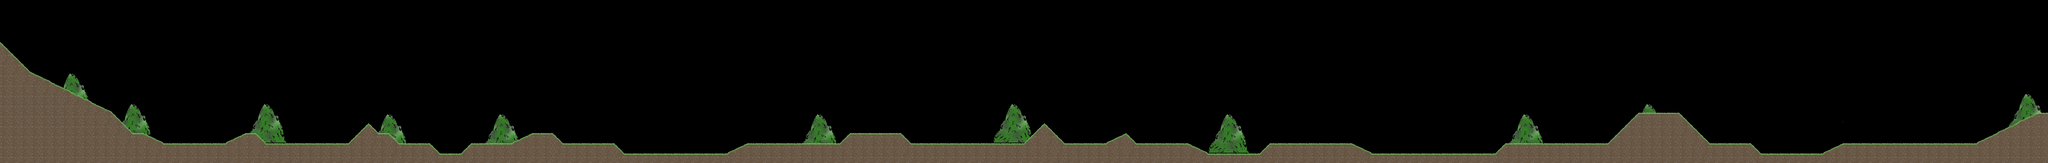

Below is a game level as drawn by its tile map, then a one-line description and the .tmx that defines it (tile-layer data replaced by summaries):
An orthogonal 200x16 tile map with 64x64 px tiles, 2 tile layers (Tile BG, Tile FG), 3 tilesets and 63 objects (16x bird, 15x star, 14x cloud, 9x plane, 3x checkpoint, ...).

<map version="1.0" orientation="orthogonal" width="200" height="16" tilewidth="64" tileheight="64">
 <tileset firstgid="1" name="tileset" tilewidth="64" tileheight="64">
  <image source="tileset.png" />
 </tileset>
 <tileset firstgid="33" source="tilesheet.tsx" />
 <tileset firstgid="69" source="mountain.tsx" />
 <layer name="Tile BG" width="200" height="16">
  <data>[3200 cells, 189 non-empty, 17 distinct tile ids]</data>
 </layer>
 <layer name="Tile FG" width="200" height="16">
  <data>[3200 cells, 645 non-empty, 18 distinct tile ids]</data>
 </layer>
 <objectgroup name="Objects" width="200" height="16">
  <object name="spawn" type="spawn" x="640" y="386" width="62" height="62" />
  <object name="cloudH" type="cloud" x="1666" y="364" width="196" height="128">
   <properties>
    <property name="neutral" value="1" />
   </properties>
  </object>
  <object name="cloudT" type="cloud" x="2294" y="116" width="196" height="128">
   <properties>
    <property name="neutral" value="7" />
   </properties>
  </object>
  <object name="star" type="star" x="3080" y="126" width="64" height="60">
   <properties>
    <property name="delay" value="480" />
   </properties>
  </object>
  <object name="star" type="star" x="3140" y="134" width="64" height="60">
   <properties>
    <property name="delay" value="460" />
   </properties>
  </object>
  <object name="star" type="star" x="3204" y="130" width="64" height="60">
   <properties>
    <property name="delay" value="440" />
   </properties>
  </object>
  <object name="star" type="star" x="2944" y="130" width="64" height="60">
   <properties>
    <property name="delay" value="520" />
   </properties>
  </object>
  <object name="star" type="star" x="3012" y="130" width="64" height="60">
   <properties>
    <property name="delay" value="500" />
   </properties>
  </object>
  <object name="star" type="star" x="4100" y="138" width="64" height="60">
   <properties>
    <property name="delay" value="190" />
   </properties>
  </object>
  <object name="star" type="star" x="4036" y="138" width="64" height="60">
   <properties>
    <property name="delay" value="270" />
   </properties>
  </object>
  <object name="star" type="star" x="3972" y="138" width="64" height="60">
   <properties>
    <property name="delay" value="350" />
   </properties>
  </object>
  <object name="star" type="star" x="3904" y="134" width="64" height="60">
   <properties>
    <property name="delay" value="430" />
   </properties>
  </object>
  <object name="star" type="star" x="3840" y="134" width="64" height="60">
   <properties>
    <property name="delay" value="510" />
   </properties>
  </object>
  <object name="bird" type="bird" x="1990" y="334" width="124" height="60" />
  <object name="bird" type="bird" x="1982" y="442" width="128" height="64" />
  <object name="bird" type="bird" x="1986" y="514" width="124" height="60" />
  <object name="bird" type="bird" x="2758" y="66" width="124" height="60" />
  <object name="bird" type="bird" x="2754" y="246" width="124" height="60" />
  <object name="bird" type="bird" x="2754" y="182" width="124" height="60" />
  <object name="plane" type="plane" x="5130" y="450" width="180" height="64" />
  <object name="plane" type="plane" x="5134" y="362" width="180" height="64" />
  <object name="plane" type="plane" x="5130" y="578" width="180" height="64" />
  <object name="cloudT" type="cloud" x="5064" y="66" width="180" height="128">
   <properties>
    <property name="neutral" value="7" />
   </properties>
  </object>
  <object name="plane" type="plane" x="7506" y="522" width="180" height="64" />
  <object name="bird" type="bird" x="7408" y="750" width="132" height="80" />
  <object name="bird" type="bird" x="7252" y="234" width="132" height="80" />
  <object name="cloudH" type="cloud" x="5574" y="66" width="184" height="132">
   <properties>
    <property name="neutral" value="1" />
   </properties>
  </object>
  <object name="cloudT" type="cloud" x="6338" y="78" width="196" height="108">
   <properties>
    <property name="neutral" value="7" />
   </properties>
  </object>
  <object name="cloudT" type="cloud" x="6622" y="294" width="196" height="108">
   <properties>
    <property name="neutral" value="7" />
   </properties>
  </object>
  <object name="star" type="star" x="6154" y="98" width="68" height="64">
   <properties>
    <property name="delay" value="550" />
   </properties>
  </object>
  <object name="star" type="star" x="6998" y="130" width="68" height="64">
   <properties>
    <property name="delay" value="550" />
   </properties>
  </object>
  <object name="cloudH" type="cloud" x="7678" y="122" width="196" height="128">
   <properties>
    <property name="neutral" value="1" />
   </properties>
  </object>
  <object name="bird" type="bird" x="9618" y="706" width="120" height="56" />
  <object name="plane" type="plane" x="9246" y="190" width="192" height="68" />
  <object name="bird" type="bird" x="8754" y="750" width="120" height="56" />
  <object name="plane" type="plane" x="9134" y="610" width="192" height="68" />
  <object name="cloudN" type="cloud" x="8192" y="568" width="196" height="136">
   <properties>
    <property name="neutral" value="5" />
   </properties>
  </object>
  <object name="cloudT" type="cloud" x="9532" y="314" width="200" height="120">
   <properties>
    <property name="neutral" value="7" />
   </properties>
  </object>
  <object name="cloudH" type="cloud" x="8700" y="210" width="200" height="120">
   <properties>
    <property name="neutral" value="1" />
   </properties>
  </object>
  <object name="bird" type="bird" x="8362" y="262" width="120" height="56" />
  <object name="bird" type="bird" x="9306" y="442" width="120" height="56" />
  <object name="plane" type="plane" x="8798" y="58" width="192" height="68" />
  <object name="checkpoint" type="checkpoint" x="4422" y="6" width="124" height="892" />
  <object name="checkpoint" type="checkpoint" x="7930" y="22" width="136" height="876" />
  <object name="" x="7412" y="1242" height="12" />
  <object name="checkpoint" type="checkpoint" x="9796" y="2" width="124" height="892" />
  <object name="cloudN" type="cloud" x="10692" y="274" width="200" height="120" />
  <object name="cloudN" type="cloud" x="11092" y="106" width="200" height="120">
   <properties>
    <property name="neutral" value="5" />
   </properties>
  </object>
  <object name="bird" type="bird" x="10458" y="474" width="120" height="56" />
  <object name="plane" type="plane" x="10550" y="62" width="192" height="68" />
  <object name="bird" type="bird" x="10938" y="650" width="120" height="56" />
  <object name="plane" type="plane" x="11542" y="526" width="192" height="68" />
  <object name="star" type="star" x="12454" y="126" width="72" height="64">
   <properties>
    <property name="delay" value="500" />
   </properties>
  </object>
  <object name="star" type="star" x="11614" y="162" width="72" height="64">
   <properties>
    <property name="delay" value="500" />
   </properties>
  </object>
  <object name="cloudR" type="cloud" x="11982" y="174" width="188" height="124">
   <properties>
    <property name="neutral" value="3" />
   </properties>
  </object>
  <object name="TempUp" type="TempUp" x="1388" y="0" width="88" height="896" />
  <object name="TempDown" type="TempDown" x="1916" y="16" width="88" height="896" />
  <object name="LowPressure" type="LowPressure" x="2792" y="-8" width="88" height="896" />
  <object name="HighPressure" type="HighPressure" x="3688" y="4" width="88" height="896" />
  <object name="cloudR" type="cloud" x="10048" y="150" width="200" height="120">
   <properties>
    <property name="neutral" value="3" />
   </properties>
  </object>
  </objectgroup>
 <objectgroup name="Instructions" width="200" height="16" />
</map>
<!-- 3 of 63 objects omitted -->
